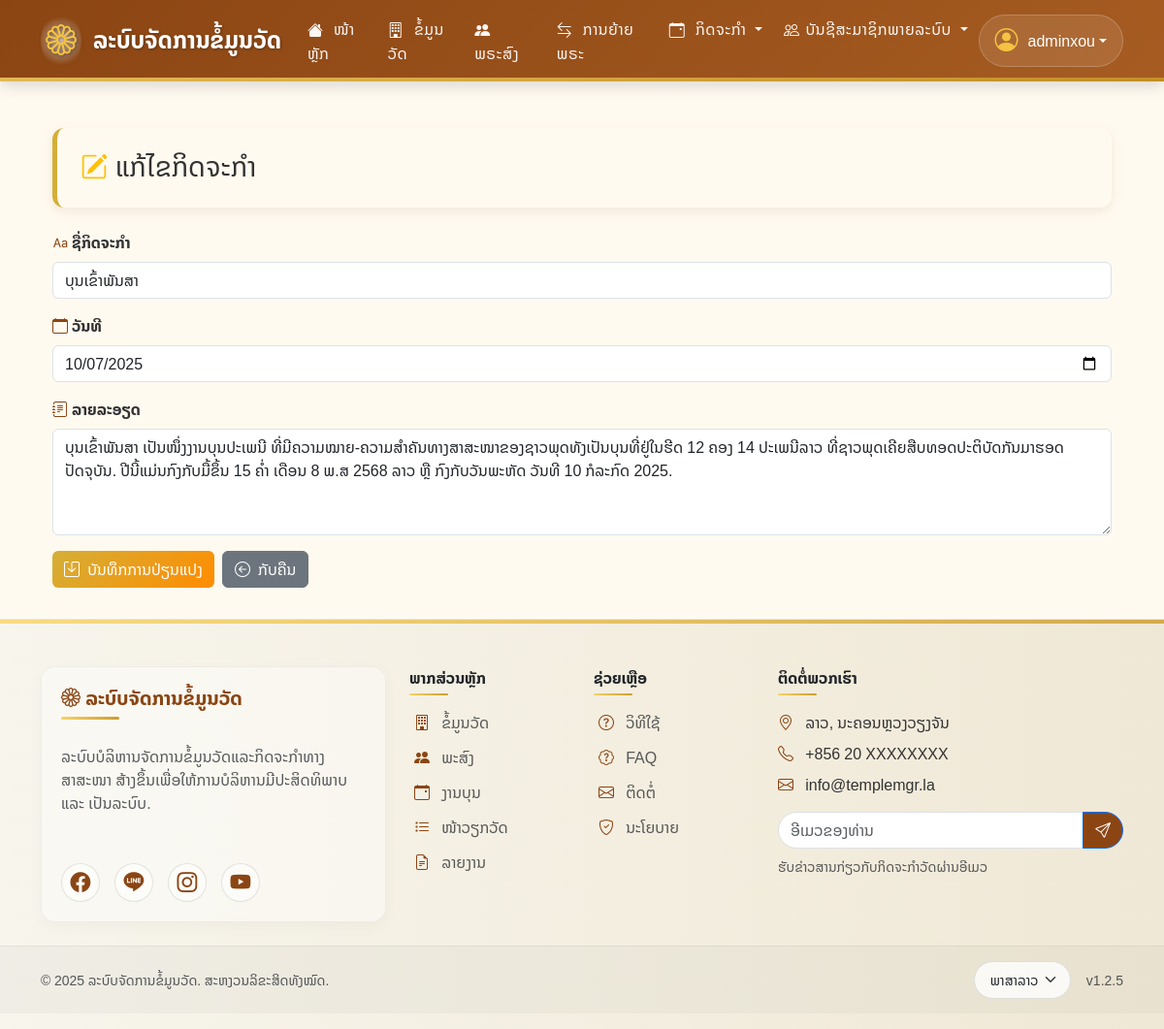
Screenshot of /temple_events/edit_event.php?id=8 (signed in) with the database file from the repository.
### tables this page shows
CREATE TABLE `temple_events` (
  `id` int(11) NOT NULL,
  `title` varchar(255) NOT NULL,
  `event_date` date NOT NULL,
  `description` text DEFAULT NULL,
  `created_at` timestamp NOT NULL DEFAULT current_timestamp(),
  `updated_at` timestamp NULL DEFAULT current_timestamp() ON UPDATE current_timestamp()
);

### temple_events/edit_event.php (the view, shortened to what this page needs)
<?php
include '../includes/header.php';
$id = isset($_GET['id']) ? (int)$_GET['id'] : 0;
$event = null;
$stmt = $conn->prepare("SELECT * FROM temple_events WHERE id=?");
$stmt->bind_param("i", $id);
$stmt->execute();
$result = $stmt->get_result();
if ($result->num_rows > 0) {
    $event = $result->fetch_assoc();
}
?>
<div class="container mt-4">
    <div class="card-temple mb-4">
        <h3 class="mb-0"><i class="bi bi-pencil-square me-2 text-warning"></i>ແກ້ໄຂກິດຈະກຳ</h3>
    </div>
    <form method="post">
        <div class="mb-3">
            <label class="form-label fw-semibold"><i class="bi bi-type me-1 text-brown"></i>ຊື່ກິດຈະກຳ</label>
            <input type="text" name="title" class="form-control" value="<?= htmlspecialchars($event['title']) ?>" required>
        </div>
        <div class="mb-3">
            <label class="form-label fw-semibold"><i class="bi bi-calendar me-1 text-brown"></i>ວັນທີ</label>
            <input type="date" name="event_date" class="form-control" value="<?= htmlspecialchars($event['event_date']) ?>" required>
        </div>
        <div class="mb-3">
            <label class="form-label fw-semibold"><i class="bi bi-journal-text me-1 text-brown"></i>ລາຍລະອຽດ</label>
            <textarea name="description" class="form-control" rows="4"><?= htmlspecialchars($event['description']) ?></textarea>
        </div>
        <div class="d-flex gap-2">
            <button type="submit" class="btn btn-temple">
                <i class="bi bi-save me-1"></i> ບັນທຶກການປ່ຽນແປງ
            </button>
            <a href="list_events.php" class="btn btn-secondary">
                <i class="bi bi-arrow-left-circle me-1"></i> ກັບຄືນ
            </a>
        </div>
    </form>
</div>
<?php include '../includes/footer.php'; ?>

### includes/header.php (style rules this page uses)
:root { --primary-color: #8b4513; --primary-dark: #6a340f; --primary-light: #a65c21; --secondary-color: #f5c242; --secondary-dark: #e0af30; --accent-color: #ffc107; --background-color: #fffaf0; --text-color: #333; --header-height: 75px; --gold-gradient: linear-gradient(135deg, #f8d568, #cb9b29); --wood-gradient: linear-gradient(135deg,rgb(139, 69, 19), #a65c21); }
body { font-family: 'Noto Sans Lao', sans-serif; background-color: var(--background-color); color: var(--text-color); overflow-x: hidden; }

### temple_events/edit_event.php (style rules this page uses)
.text-brown { color: #8B4513; }
.btn-temple { background: linear-gradient(135deg, #d4af37, #ff8c00); color: white; border: none; }
.card-temple { background: #fffaf0; border-left: 5px solid #d4af37; border-radius: 12px; padding: 1.5rem; box-shadow: 0 4px 12px rgba(139, 69, 19, 0.1); }

### rows the page displays
temple_events: title "ບຸນເຂົ້າພັນສາ", event_date "10/07/2025", description "ບຸນເຂົ້າພັນສາ ເປັນໜຶ່ງງານບຸນປະເພນີ ທີ່ມີຄວາມໝາຍ-ຄວາມສຳຄັນທາງສາສະໜາຂອງຊາວພຸດທັງເປັນບຸນທີ່ຢູ່ໃນຮີດ 12 ຄອງ 14 ປະເພນີລາວ ທີ່ຊາວພຸດເຄີຍສືບທອດປະຕິບັດກັນມາຮອດປັດຈຸບັນ. ປີນີ້ແມ່ນກົງກັບມື້ຂຶ້ນ 15 ຄໍ່າ ເດືອນ 8 ພ.ສ 2568 ລາວ ຫຼື ກົງກັບວັນພະຫັດ ວັນທີ 10 ກໍລະກົດ 2025."

### other values shown
$userName "adminxou"
